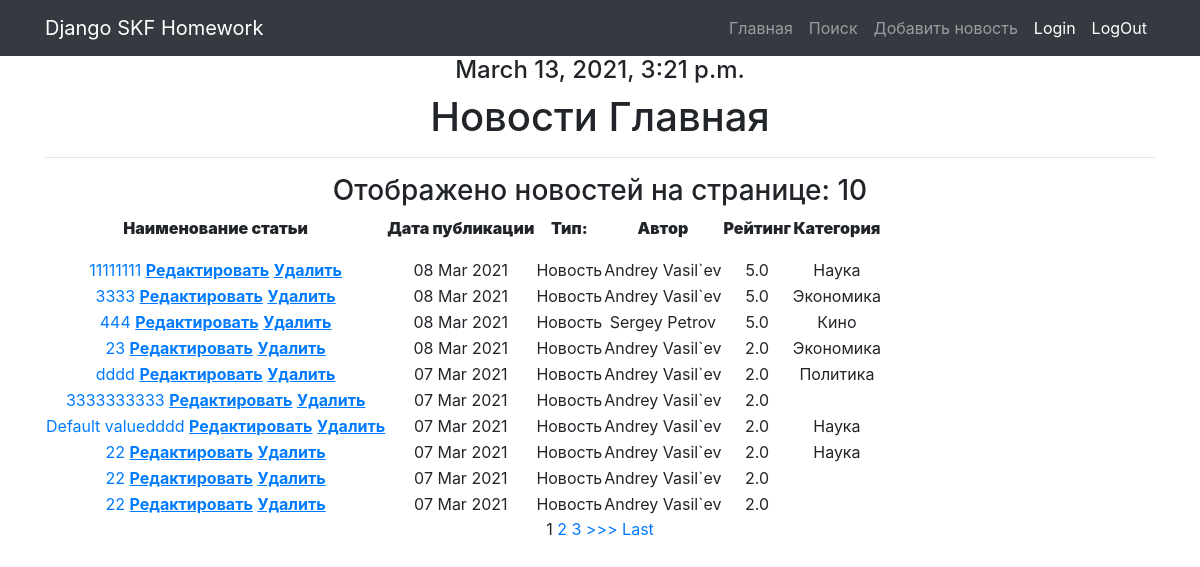
Page /news/ on the committed database.
### news/models.py (models this page shows, shortened)
class Post(models.Model):
    post_datetime = models.DateTimeField(auto_now_add = True)
    post_title = models.CharField(max_length = 64, default = "Default value")
    article_text = models.TextField()
    rating_article = models.FloatField(default = 0.0)
    article = 'AR'
    news = 'NE'
    POSITIONS = [
    (article, 'Статья'),
    (news, 'Новость'),
]
    position = models.CharField(max_length = 2, choices = POSITIONS, default = news)
    author_post = models.ForeignKey(Author, on_delete=models.CASCADE)
    post_category = models.ManyToManyField(Category, through = 'PostCategory')
    def typeNews(self):
        choice = self.position
        if choice == 'AR':
            pos = 'Статья'
        else:
            pos = 'Новость'
        return pos

class Author(models.Model):
    rating_user = models.FloatField(default = 0.0)
    author_user = models.OneToOneField(User, on_delete=models.CASCADE)
    def __str__(self):
        return self.author_user.username

class Category(models.Model):
    title_category = models.CharField(max_length = 64, unique = True)
    subscribers = models.ManyToManyField(settings.AUTH_USER_MODEL, through='CategorySubscribers', verbose_name='Подписчики')
    def __str__(self):
        return self.title_category

### news/views.py (the view)
# urls.py: path('', PostList.as_view()), # т.к. сам по себе это класс, то нам надо представить этот класс в виде view. Для этого вызываем метод as_view
class PostList(ListView):
    model = Post  # указываем модель, объекты которой мы будем выводить
    template_name = 'news.html'  # указываем имя шаблона, в котором будет лежать html, в котором будут все инструкции о том, как именно пользователю должны вывестись наши объекты
    context_object_name = 'posts'  # это имя списка, в котором будут лежать все объекты, его надо указать, чтобы обратиться к самому списку объектов через html-шаблон
    queryset = Post.objects.order_by('-post_datetime')  #сортируем по уменьшению
    paginate_by = 10
    def get_context_data(self, **kwargs):
        context = super().get_context_data(**kwargs)
        id = self.kwargs.get('pk')
        context['time_now'] = datetime.now()
        context['logged_user'] = self.request.user.username  # это, чтобы в шаблоне показывать вместо логина имя залогиненного
        return context

### news/templatetags/custom_filters.py (called while the page is built)
@register.filter(name='censor')
def censor(value):
    censored_text = ""
    operate_text = value.split(' ')
    rude_words = ["сука", "блять", "нахуй", "мудак"]
    for word in operate_text:
        if word in rude_words:
            censored_text += "МАТ" + " "
        else:
            censored_text += word + " "
    return str(censored_text)

### news/templates/news.html (shortened to what this page needs)
{% extends 'default.html' %}
{% load custom_filters %}
{% block content %}
<h4> {{ time_now }} </h4>
    <h1>Новости Главная</h1>
    <HR WIDTH="100%" ALIGN="center" SIZE="5">
    <h3> Отображено новостей на странице: {{ posts|length  }} </h3>
    <table>
    <thead>
        <th>
            <p style="text-align: center;"><strong>Наименование статьи</strong></p>
        </th>
        <th>
            <p style="text-align: center;"><strong>Дата публикации</strong></p>
        </th>
        <th>
            <p style="text-align: center;"><strong>Тип: </strong></p>
        </th>
        <th>
            <p style="text-align: center;"><strong>Автор </strong></p>
        </th>
        <th>
            <p style="text-align: center;"><strong>Рейтинг </strong></p>
        </th>
        <th>
            <p style="text-align: center;"><strong>Категория </strong></p>
        </th>
    </thead>
    {% for post in posts %}
    <tr>
        <td>
            <a href="{% url 'news_detail' post.id %}">{{ post.post_title|truncatewords:7 |censor}}</a>
            <a href="{% url 'post_update' post.id %}"><u><strong>Редактировать</strong></u></a>
            <a href="{% url 'post_delete' post.id %}"><u><strong>Удалить</strong> </u></a>
        </td>
        <td>
            {{post.post_datetime|date:'d M Y'}}
        </td>
        <td>
            {{post.typeNews }}
        </td>
        <td>
            {{post.author_post }}
        </td>
        <td>
            {{post.rating_article }}
        </td>
        <td>
            {% for cat in post.post_category.all %}
                {{cat }}
            {% endfor %}
        </td>
    </tr>
    {% endfor %}
</table>
{% if is_paginated %}
    {% for num in page_obj.paginator.page_range %}
        {% if page_obj.number == num %}
            <a>{{ num }}</a>
        {% elif num > page_obj.number|add:'-3' and num < page_obj.number|add:'3' %}
            <a href="?page={{ num }}">{{ num }}</a>
        {% endif %}
    {% endfor %}
    {% if page_obj.has_next %}
        <a href="?page={{ page_obj.next_page_number }}">>>></a>
        <a href="?page={{ page_obj.paginator.num_pages }}">Last</a>
    {% endif %}
    {% endif %}
{% endblock content %}

### rows in the picture
Post: post_title|censor "11111111", post_datetime "08 Mar 2021", typeNews "Новость", author_post "Andrey Vasil`ev", rating_article "5.0"
Category: title_category "Наука"
Post: post_title|censor "3333", post_datetime "08 Mar 2021", typeNews "Новость", author_post "Andrey Vasil`ev", rating_article "5.0"
Category: title_category "Экономика"
Post: post_title|censor "444", post_datetime "08 Mar 2021", typeNews "Новость", author_post "Sergey Petrov", rating_article "5.0"
Category: title_category "Кино"
Post: post_title|censor "23", post_datetime "08 Mar 2021", typeNews "Новость", author_post "Andrey Vasil`ev", rating_article "2.0"
Post: post_title|censor "dddd", post_datetime "07 Mar 2021", typeNews "Новость", author_post "Andrey Vasil`ev", rating_article "2.0"
Category: title_category "Политика"
Post: post_title|censor "3333333333", post_datetime "07 Mar 2021", typeNews "Новость", author_post "Andrey Vasil`ev", rating_article "2.0"
Post: post_title|censor "Default valuedddd", post_datetime "07 Mar 2021", typeNews "Новость", author_post "Andrey Vasil`ev", rating_article "2.0"
Post: post_title|censor "22", post_datetime "07 Mar 2021", typeNews "Новость", author_post "Andrey Vasil`ev", rating_article "2.0"
Post: post_title|censor "22", post_datetime "07 Mar 2021", typeNews "Новость", author_post "Andrey Vasil`ev", rating_article "2.0"
Post: post_title|censor "22", post_datetime "07 Mar 2021", typeNews "Новость", author_post "Andrey Vasil`ev", rating_article "2.0"

### other values in the picture
{{ time_now }} "March 13, 2021, 3:21 p.m."
{{ posts|length }} "10"
{{ num }} "1"
{{ num }} "2" "3"
